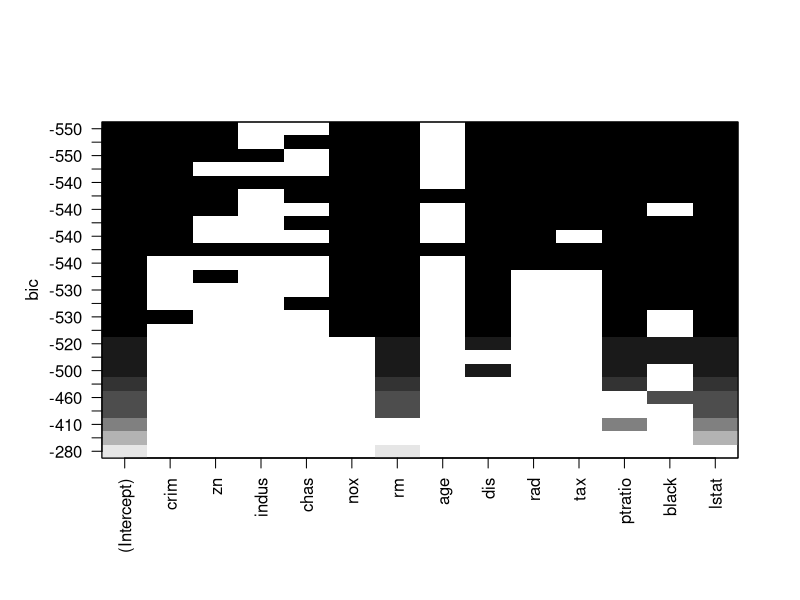
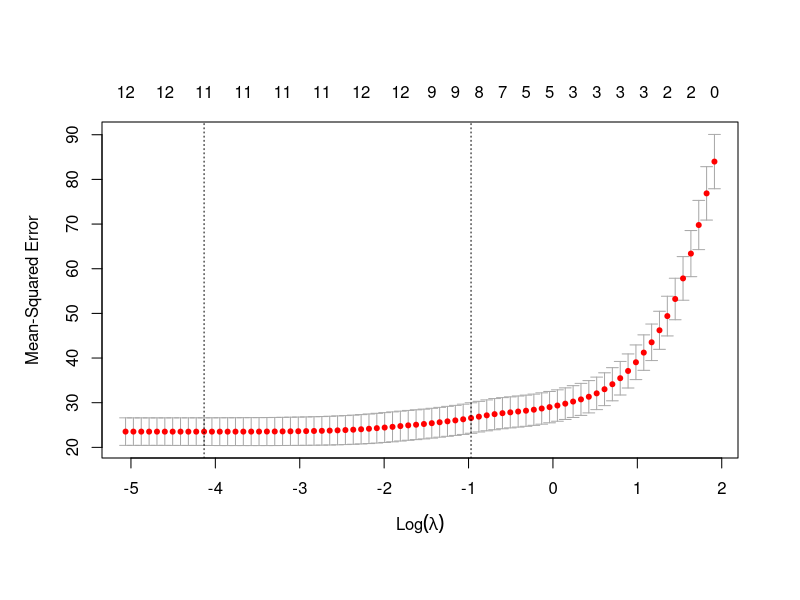
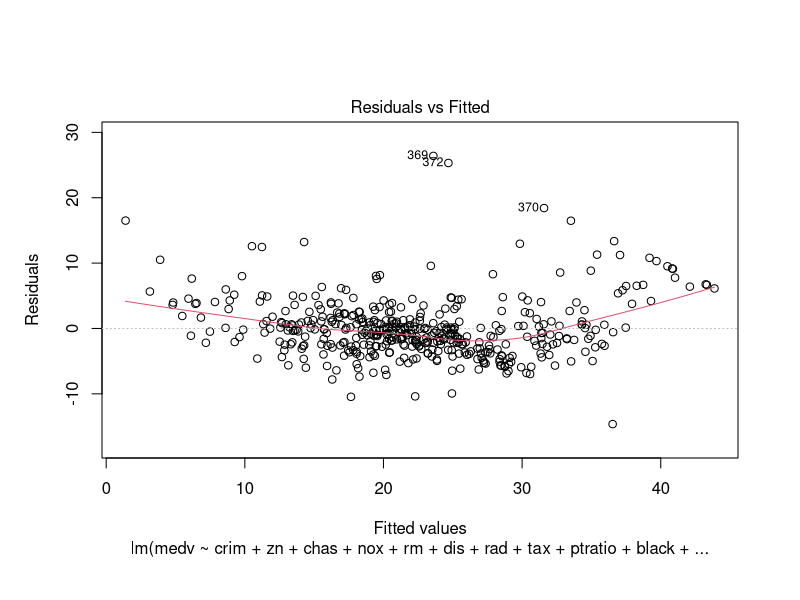
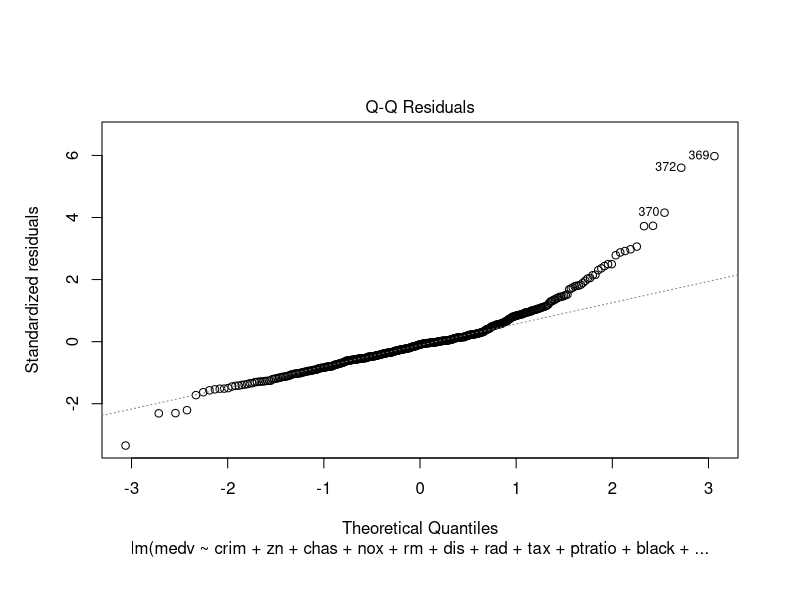
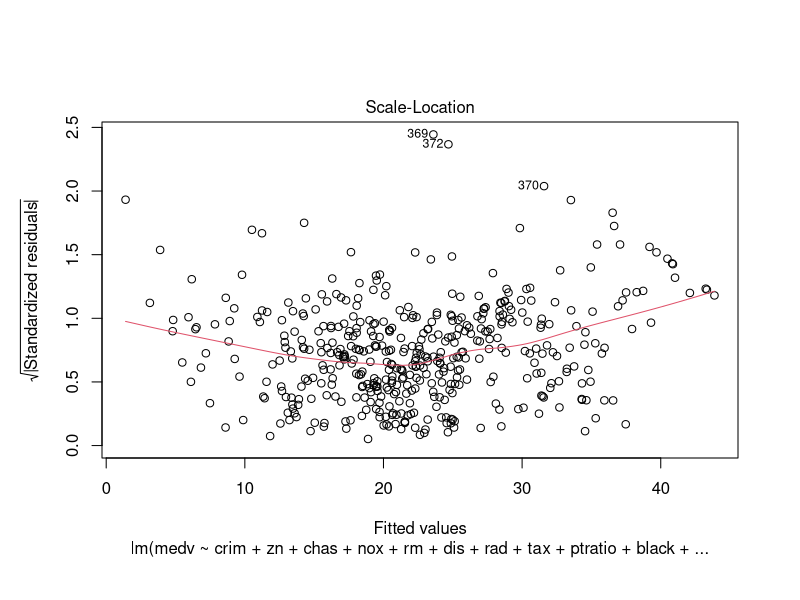
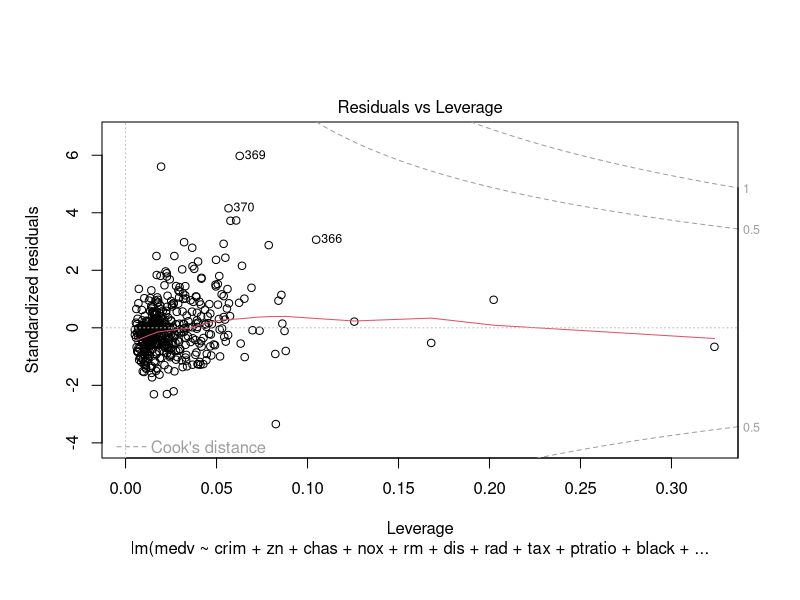

R code for these plots, in order:
## ---- chunk 1
library(MASS)
data(Boston); #this data is in MASS package
colnames(Boston) 
## ---- chunk 2
sample_index <- sample(nrow(Boston),nrow(Boston)*0.90)
Boston_train <- Boston[sample_index,]
Boston_test <- Boston[-sample_index,]
## ---- chunk 3
for (i in 1:(ncol(Boston_train)-1)){
  Boston_train[,i] <- scale(Boston_train[,i])
}
## ---- chunk 4
library(leaps)
## ---- chunk 5
#regsubsets only takes data frame as input
subset_result <- regsubsets(medv~.,data=Boston_train, nbest=2, nvmax = 14)
summary(subset_result)
plot(subset_result, scale="bic")
## ---- chunk 6
nullmodel=lm(medv~1, data=Boston_train)
fullmodel=lm(medv~., data=Boston_train)
## ---- chunk 7
model_step_b <- step(fullmodel,direction='backward')
## ---- chunk 8
model_step_f <- step(nullmodel, scope=list(lower=nullmodel, upper=fullmodel), direction='forward')
## ---- chunk 9
model_1 <- lm(medv~crim+zn+chas+nox+rm+dis+rad+tax+ptratio+black+lstat, data=Boston_train)
extractAIC(model_1)
AIC(model_1)
## ---- chunk 10
library(MASS)
## ---- chunk 11
data(Boston);
colnames(Boston) 
## ---- chunk 12
library(glmnet)
## ---- chunk 13
lasso_fit = glmnet(x = as.matrix(Boston[, -c(which(colnames(Boston)=='medv'))]), y = Boston$medv, alpha = 1)
#lambda = 0.5
coef(lasso_fit,s=0.5)

#lambda = 1
coef(lasso_fit,s=1)

#use 5-fold cross validation to pick lambda
cv_lasso_fit = cv.glmnet(x = as.matrix(Boston[, -c(which(colnames(Boston)=='medv'))]), y = Boston$medv, alpha = 1, nfolds = 5)
plot(cv_lasso_fit)
## ---- chunk 14
cv_lasso_fit$lambda.min
## ---- chunk 15
Boston.insample.prediction = predict(lasso_fit, as.matrix(Boston[, -c(which(colnames(Boston)=='medv'))]), s = cv_lasso_fit$lambda.min)
## ---- chunk 16
library(boot)
model_2 <- glm(medv~indus + rm, data = Boston)
cv.glm(data = Boston, glmfit = model_2, K = 5)$delta[2]
## ---- chunk 17
cv.glm(data = Boston, glmfit = model_2, K = nrow(Boston))$delta[2]
## ---- chunk 18
model_2 <- glm(medv~indus + rm, data = Boston)

MAE_cost <- function(pi, r){
  return(mean(abs(pi-r)))
}

cv.glm(data = Boston, glmfit = model_2, cost = MAE_cost, K = 5)$delta[2]
## ---- chunk 19
plot(model_1)
